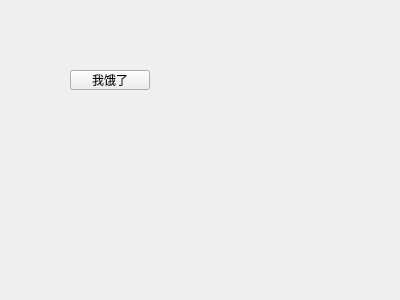
<?xml version="1.0" encoding="UTF-8"?>
<ui version="4.0">
 <class>Widget</class>
 <widget class="QWidget" name="Widget">
  <property name="geometry">
   <rect>
    <x>0</x>
    <y>0</y>
    <width>400</width>
    <height>300</height>
   </rect>
  </property>
  <property name="windowTitle">
   <string>Widget</string>
  </property>
  <widget class="QPushButton" name="pushButton">
   <property name="geometry">
    <rect>
     <x>70</x>
     <y>70</y>
     <width>80</width>
     <height>20</height>
    </rect>
   </property>
   <property name="text">
    <string>我饿了</string>
   </property>
  </widget>
 </widget>
 <layoutdefault spacing="6" margin="11"/>
 <resources/>
 <connections/>
</ui>
